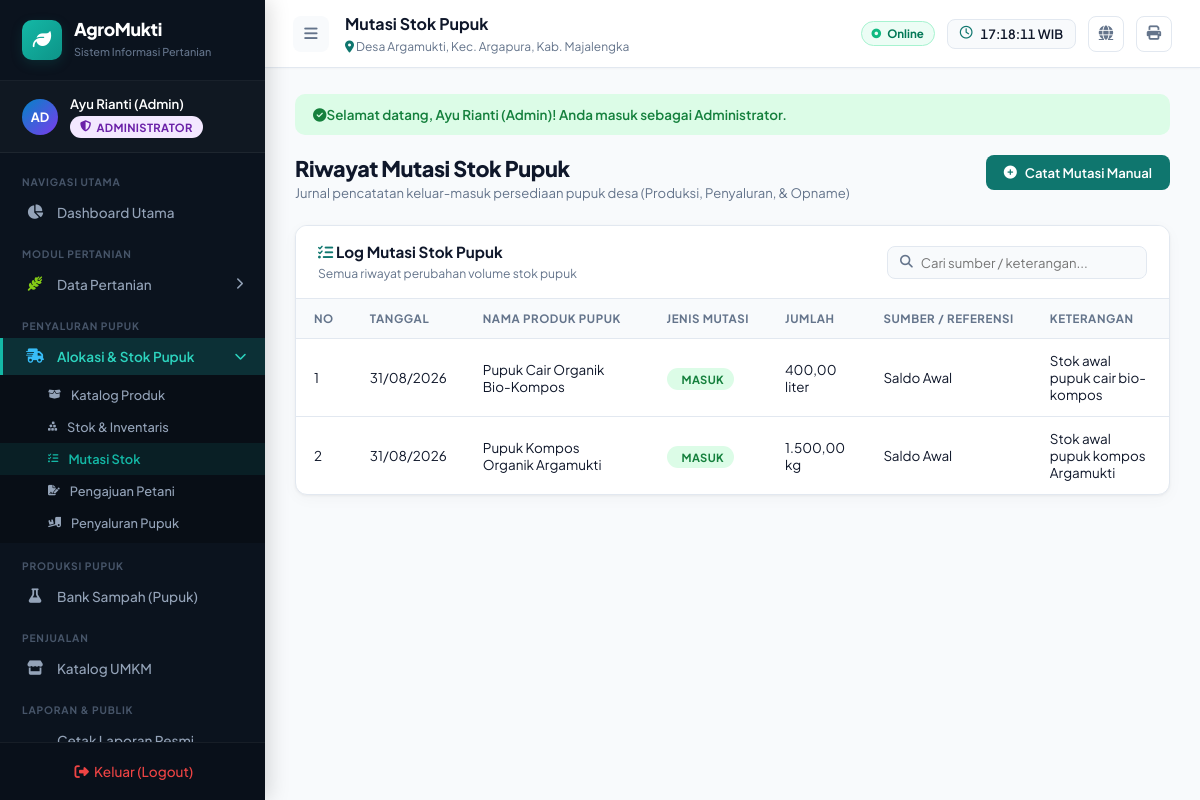
The app's page /mutasi_stok.php (signed in) with its own data.
### tables this page shows
CREATE TABLE IF NOT EXISTS mutasi_stok (
    id INT AUTO_INCREMENT PRIMARY KEY,
    produk_pupuk_id INT NOT NULL,
    jenis_mutasi ENUM('masuk', 'keluar', 'penyesuaian') NOT NULL,
    jumlah DECIMAL(12,2) NOT NULL DEFAULT 0,
    sumber VARCHAR(100),
    reference_id INT NULL,
    tanggal DATE NOT NULL,
    keterangan TEXT,
    CONSTRAINT fk_mutasi_produk_pupuk FOREIGN KEY (produk_pupuk_id) REFERENCES produk_pupuk(id) ON UPDATE CASCADE ON DELETE RESTRICT
);

CREATE TABLE IF NOT EXISTS produk_pupuk (
    id INT AUTO_INCREMENT PRIMARY KEY,
    nama_produk VARCHAR(100) NOT NULL,
    jenis ENUM('kompos', 'pupuk_organik') NOT NULL,
    deskripsi TEXT,
    harga DECIMAL(12,2) NOT NULL DEFAULT 0,
    satuan VARCHAR(20) NOT NULL DEFAULT 'kg',
    foto VARCHAR(255),
    status ENUM('aktif', 'nonaktif') NOT NULL DEFAULT 'aktif'
);

### config.php (called while the page is built, shortened)
<?php
if (!function_exists('formatNumber')) {
    function formatNumber($angka, $decimals = 0) {
        return number_format($angka, $decimals, ',', '.');
    }
}
if (!function_exists('getFlash')) {
    function getFlash() {
        if (isset($_SESSION['flash'])) {
            $flash = $_SESSION['flash'];
            return $flash;
        }
        return null;
    }
}
?>

### mutasi_stok.php (the view, shortened to what this page needs)
<?php
include 'config.php';
$mutasi_list = $conn->query("
    SELECT m.*, p.nama_produk, p.satuan
    FROM mutasi_stok m
    JOIN produk_pupuk p ON m.produk_pupuk_id = p.id
    ORDER BY m.id DESC
");
include 'includes/header.php';
$flash = getFlash();
?>
<?php if ($flash): ?>
    <div style="padding:12px 18px; background: <?= $flash['type'] == 'success' ? '#dcfce7' : '#fee2e2' ?>; color: <?= $flash['type'] == 'success' ? '#15803d' : '#b91c1c' ?>; border-radius:10px; margin-bottom:20px; font-weight:600; font-size:0.84rem;">
        <i class="fa-solid <?= $flash['type'] == 'success' ? 'fa-circle-check' : 'fa-circle-exclamation' ?> me-2"></i><?= $flash['message'] ?>
    </div>
<?php endif; ?>
<div class="page-header">
    <div>
        <h3>Riwayat Mutasi Stok Pupuk</h3>
        <p>Jurnal pencatatan keluar-masuk persediaan pupuk desa (Produksi, Penyaluran, & Opname)</p>
    </div>
    <button class="btn btn-primary" onclick="openModal('modalMutasi')">
        <i class="fa-solid fa-plus-circle"></i> Catat Mutasi Manual
    </button>
</div>
<div class="card">
    <div class="card-header">
        <div>
            <h4 class="card-title"><i class="fa-solid fa-list-check me-2" style="color:var(--primary);"></i> Log Mutasi Stok Pupuk</h4>
            <span class="card-subtitle">Semua riwayat perubahan volume stok pupuk</span>
        </div>
        <div class="search-input">
            <i class="fa-solid fa-magnifying-glass"></i>
            <input type="text" id="searchMutasi" placeholder="Cari sumber / keterangan..." onkeyup="filterTable('searchMutasi', 'tableMutasi')">
        </div>
    </div>
    <div class="table-wrapper">
        <table class="data-table" id="tableMutasi">
            <thead>
                <tr>
                    <th>No</th>
                    <th>Tanggal</th>
                    <th>Nama Produk Pupuk</th>
                    <th>Jenis Mutasi</th>
                    <th>Jumlah</th>
                    <th>Sumber / Referensi</th>
                    <th>Keterangan</th>
                </tr>
            </thead>
            <tbody>
                <?php
                $no = 1;
                while ($row = $mutasi_list->fetch_assoc()):
                ?>
                <tr>
                    <td><?= $no++ ?></td>
                    <td><?= date('d/m/Y', strtotime($row['tanggal'])) ?></td>
                    <td class="fw-bold"><?= htmlspecialchars($row['nama_produk']) ?></td>
                    <td>
                        <span class="badge badge-<?= $row['jenis_mutasi'] === 'masuk' ? 'success' : ($row['jenis_mutasi'] === 'keluar' ? 'danger' : 'info') ?>">
                            <i class="fa-solid <?= $row['jenis_mutasi'] === 'masuk' ? 'fa-arrow-down-left' : ($row['jenis_mutasi'] === 'keluar' ? 'fa-arrow-up-right' : 'fa-sliders') ?> me-1"></i><?= strtoupper($row['jenis_mutasi']) ?>
                        </span>
                    </td>
                    <td><span class="fw-bold"><?= formatNumber($row['jumlah'], 2) ?></span> <?= $row['satuan'] ?></td>
                    <td><?= htmlspecialchars($row['sumber']) ?></td>
                    <td><?= htmlspecialchars($row['keterangan']) ?></td>
                </tr>
                <?php endwhile; ?>
            </tbody>
        </table>
    </div>
</div>
<?php include 'includes/footer.php'; ?>

### assets/css/style.css (style rules this page uses)
:root { --primary: #0f766e; --primary-light: #14b8a6; --primary-dark: #0d9488; --primary-glow: rgba(15, 118, 110, 0.22); --secondary: #0284c7; --accent: #d97706; --danger: #dc2626; --purple: #7c3aed; --sidebar-bg: #0b131e; --sidebar-text: #94a3b8; --sidebar-hover: rgba(20, 184, 166, 0.12); --sidebar-active-bg: rgba(20, 184, 166, 0.18); --sidebar-active-text: #2dd4bf; --sidebar-border: rgba(255,255,255,0.06); --bg-main: #f8fafc; --bg-card: #ffffff; --text-dark: #0f172a; --text-muted: #64748b; --border: #e2e8f0; --shadow: 0 1px 3px rgba(0,0,0,0.05), 0 4px 16px rgba(0,0,0,0.03); --shadow-lg: 0 10px 30px rgba(0,0,0,0.08); --sidebar-width: 265px; --topbar-height: 68px; --transition: all 0.2s cubic-bezier(0.4, 0, 0.2, 1); --radius: 12px; }
*, *::before, *::after { box-sizing: border-box; margin: 0; padding: 0; }
html { scroll-behavior: smooth; }
body { font-family: 'Plus Jakarta Sans', -apple-system, BlinkMacSystemFont, 'Segoe UI', Roboto, sans-serif; background: var(--bg-main); color: var(--text-dark); min-height: 100vh; overflow-x: hidden; }
.page-header { display: flex; align-items: flex-start; justify-content: space-between; margin-bottom: 24px; flex-wrap: wrap; gap: 16px; }
.page-header h3 { font-size: 1.35rem; font-weight: 800; color: var(--text-dark); letter-spacing: -0.02em; margin-bottom: 2px; }
.page-header p { font-size: 0.82rem; color: var(--text-muted); margin: 0; }
.card { background: white; border-radius: var(--radius); border: 1px solid var(--border); box-shadow: var(--shadow); overflow: hidden; margin-bottom: 24px; }
.card-header { padding: 16px 22px; border-bottom: 1px solid var(--border); display: flex; align-items: center; justify-content: space-between; flex-wrap: wrap; gap: 12px; background: #ffffff; }
.card-title { font-size: 0.95rem; font-weight: 700; color: var(--text-dark); margin: 0; }
.card-subtitle { font-size: 0.76rem; color: var(--text-muted); margin-top: 2px; }
.table-wrapper { overflow-x: auto; }
.data-table { width: 100%; border-collapse: collapse; text-align: left; }
.data-table thead th { padding: 12px 18px; font-size: 0.72rem; font-weight: 700; color: var(--text-muted); text-transform: uppercase; letter-spacing: 0.05em; background: #f8fafc; border-bottom: 1px solid var(--border); white-space: nowrap; }
.data-table tbody td { padding: 13px 18px; font-size: 0.84rem; border-bottom: 1px solid var(--border); vertical-align: middle; color: var(--text-dark); }
.data-table tbody tr:last-child td { border-bottom: none; }
.badge { display: inline-flex; align-items: center; gap: 5px; padding: 4px 10px; border-radius: 20px; font-size: 0.7rem; font-weight: 700; white-space: nowrap; text-transform: uppercase; letter-spacing: 0.03em; }
.badge-success, .badge-aktif, .badge-selesai, .badge-disetujui, .badge-diterima { background: #dcfce7; color: #15803d; }
.btn { display: inline-flex; align-items: center; justify-content: center; gap: 8px; padding: 9px 18px; border-radius: 8px; font-size: 0.82rem; font-weight: 600; cursor: pointer; border: none; transition: var(--transition); white-space: nowrap; text-decoration: none; font-family: inherit; }
.btn-primary { background: var(--primary); color: white; }
.search-input { display: flex; align-items: center; gap: 8px; background: var(--bg-main); border: 1px solid var(--border); border-radius: 8px; padding: 7px 12px; width: 260px; }
.search-input i { color: var(--text-muted); font-size: 0.8rem; }
.search-input input { border: none; background: transparent; outline: none; font-size: 0.82rem; width: 100%; font-family: inherit; }

### records on screen
mutasi_stok: tanggal "31/08/2026", produk_pupuk.nama_produk "Pupuk Cair Organik Bio-Kompos", jenis_mutasi "MASUK", jumlah "400,00", produk_pupuk.satuan "liter", sumber "Saldo Awal", keterangan "Stok awal pupuk cair bio-kompos"
mutasi_stok: tanggal "31/08/2026", produk_pupuk.nama_produk "Pupuk Kompos Organik Argamukti", jenis_mutasi "MASUK", jumlah "1.500,00", produk_pupuk.satuan "kg", sumber "Saldo Awal", keterangan "Stok awal pupuk kompos Argamukti"

### other values on screen
$role_badge[1] "AD"
$user_nama "Ayu Rianti (Admin)"
$role_badge[0] "ADMINISTRATOR"
$page_title "Mutasi Stok Pupuk"
$flash['message'] "Selamat datang, Ayu Rianti (Admin)! Anda masuk sebagai Administrator."
